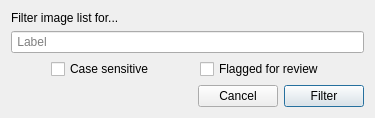
<?xml version="1.0" encoding="UTF-8"?>
<ui version="4.0">
 <class>dialog</class>
 <widget class="QDialog" name="dialog">
  <property name="geometry">
   <rect>
    <x>0</x>
    <y>0</y>
    <width>369</width>
    <height>193</height>
   </rect>
  </property>
  <property name="windowTitle">
   <string/>
  </property>
  <property name="sizeGripEnabled">
   <bool>false</bool>
  </property>
  <layout class="QHBoxLayout" name="horizontalLayout_3">
   <property name="sizeConstraint">
    <enum>QLayout::SetFixedSize</enum>
   </property>
   <item>
    <layout class="QVBoxLayout" name="verticalLayout">
     <item>
      <widget class="QLabel" name="label">
       <property name="text">
        <string>Filter image list for...</string>
       </property>
      </widget>
     </item>
     <item>
      <widget class="QLineEdit" name="input_label">
       <property name="inputMask">
        <string/>
       </property>
       <property name="text">
        <string/>
       </property>
       <property name="placeholderText">
        <string> Label</string>
       </property>
      </widget>
     </item>
     <item>
      <layout class="QHBoxLayout" name="horizontalLayout">
       <item>
        <spacer name="horizontalSpacer">
         <property name="orientation">
          <enum>Qt::Horizontal</enum>
         </property>
         <property name="sizeHint" stdset="0">
          <size>
           <width>40</width>
           <height>20</height>
          </size>
         </property>
        </spacer>
       </item>
       <item>
        <widget class="QCheckBox" name="cb_case_sensitive">
         <property name="text">
          <string>Case sensitive</string>
         </property>
        </widget>
       </item>
       <item>
        <spacer name="horizontalSpacer_3">
         <property name="orientation">
          <enum>Qt::Horizontal</enum>
         </property>
         <property name="sizeHint" stdset="0">
          <size>
           <width>40</width>
           <height>20</height>
          </size>
         </property>
        </spacer>
       </item>
       <item>
        <widget class="QCheckBox" name="cb_flagged">
         <property name="text">
          <string>Flagged for review</string>
         </property>
        </widget>
       </item>
       <item>
        <spacer name="horizontalSpacer_2">
         <property name="orientation">
          <enum>Qt::Horizontal</enum>
         </property>
         <property name="sizeHint" stdset="0">
          <size>
           <width>40</width>
           <height>20</height>
          </size>
         </property>
        </spacer>
       </item>
      </layout>
     </item>
     <item>
      <layout class="QHBoxLayout" name="horizontalLayout_2">
       <item>
        <spacer name="horizontalSpacer_4">
         <property name="orientation">
          <enum>Qt::Horizontal</enum>
         </property>
         <property name="sizeHint" stdset="0">
          <size>
           <width>40</width>
           <height>20</height>
          </size>
         </property>
        </spacer>
       </item>
       <item>
        <widget class="QPushButton" name="pb_cancel">
         <property name="text">
          <string>Cancel</string>
         </property>
         <property name="default">
          <bool>false</bool>
         </property>
        </widget>
       </item>
       <item>
        <widget class="QPushButton" name="pb_filter_confirmed">
         <property name="text">
          <string>Filter</string>
         </property>
         <property name="default">
          <bool>true</bool>
         </property>
        </widget>
       </item>
      </layout>
     </item>
    </layout>
   </item>
  </layout>
 </widget>
 <resources/>
 <connections/>
</ui>
